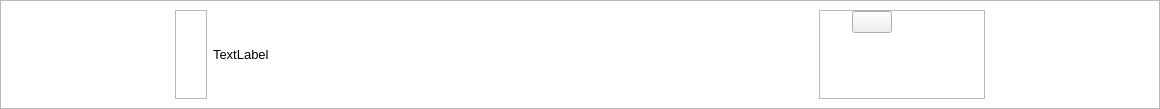
<?xml version="1.0" encoding="UTF-8"?>
<ui version="4.0">
 <class>output_form</class>
 <widget class="QWidget" name="output_form">
  <property name="geometry">
   <rect>
    <x>0</x>
    <y>0</y>
    <width>1160</width>
    <height>109</height>
   </rect>
  </property>
  <property name="windowTitle">
   <string>Form</string>
  </property>
  <property name="styleSheet">
   <string notr="true">#output_form {
	background: #ffffff;
}

#pushButton {
	border: none;
}</string>
  </property>
  <layout class="QGridLayout" name="gridLayout_3">
   <property name="leftMargin">
    <number>0</number>
   </property>
   <property name="topMargin">
    <number>0</number>
   </property>
   <property name="rightMargin">
    <number>0</number>
   </property>
   <property name="bottomMargin">
    <number>0</number>
   </property>
   <property name="spacing">
    <number>0</number>
   </property>
   <item row="0" column="0">
    <widget class="QFrame" name="frame">
     <property name="frameShape">
      <enum>QFrame::StyledPanel</enum>
     </property>
     <property name="frameShadow">
      <enum>QFrame::Raised</enum>
     </property>
     <layout class="QGridLayout" name="gridLayout_2">
      <item row="0" column="0">
       <spacer name="horizontalSpacer_2">
        <property name="orientation">
         <enum>Qt::Horizontal</enum>
        </property>
        <property name="sizeHint" stdset="0">
         <size>
          <width>158</width>
          <height>20</height>
         </size>
        </property>
       </spacer>
      </item>
      <item row="0" column="1">
       <widget class="QFrame" name="frame_2">
        <property name="frameShape">
         <enum>QFrame::StyledPanel</enum>
        </property>
        <property name="frameShadow">
         <enum>QFrame::Raised</enum>
        </property>
        <layout class="QVBoxLayout" name="verticalLayout">
         <property name="spacing">
          <number>0</number>
         </property>
         <property name="leftMargin">
          <number>0</number>
         </property>
         <property name="topMargin">
          <number>0</number>
         </property>
         <property name="rightMargin">
          <number>0</number>
         </property>
         <property name="bottomMargin">
          <number>0</number>
         </property>
         <item>
          <widget class="QLabel" name="label">
           <property name="minimumSize">
            <size>
             <width>30</width>
             <height>30</height>
            </size>
           </property>
           <property name="maximumSize">
            <size>
             <width>30</width>
             <height>30</height>
            </size>
           </property>
           <property name="text">
            <string/>
           </property>
           <property name="pixmap">
            <pixmap resource="resourse.qrc">:/static/icons/chatGTP.png</pixmap>
           </property>
           <property name="scaledContents">
            <bool>true</bool>
           </property>
           <property name="alignment">
            <set>Qt::AlignCenter</set>
           </property>
           <property name="wordWrap">
            <bool>false</bool>
           </property>
          </widget>
         </item>
         <item>
          <spacer name="verticalSpacer">
           <property name="orientation">
            <enum>Qt::Vertical</enum>
           </property>
           <property name="sizeHint" stdset="0">
            <size>
             <width>20</width>
             <height>54</height>
            </size>
           </property>
          </spacer>
         </item>
        </layout>
       </widget>
      </item>
      <item row="0" column="5">
       <spacer name="horizontalSpacer_3">
        <property name="orientation">
         <enum>Qt::Horizontal</enum>
        </property>
        <property name="sizeHint" stdset="0">
         <size>
          <width>158</width>
          <height>20</height>
         </size>
        </property>
       </spacer>
      </item>
      <item row="0" column="2">
       <widget class="QLabel" name="label_2">
        <property name="minimumSize">
         <size>
          <width>600</width>
          <height>0</height>
         </size>
        </property>
        <property name="font">
         <font>
          <pointsize>10</pointsize>
         </font>
        </property>
        <property name="text">
         <string>TextLabel</string>
        </property>
       </widget>
      </item>
      <item row="0" column="4">
       <widget class="QFrame" name="frame_3">
        <property name="frameShape">
         <enum>QFrame::StyledPanel</enum>
        </property>
        <property name="frameShadow">
         <enum>QFrame::Raised</enum>
        </property>
        <layout class="QGridLayout" name="gridLayout">
         <property name="leftMargin">
          <number>0</number>
         </property>
         <property name="topMargin">
          <number>0</number>
         </property>
         <property name="rightMargin">
          <number>0</number>
         </property>
         <property name="bottomMargin">
          <number>0</number>
         </property>
         <property name="spacing">
          <number>0</number>
         </property>
         <item row="2" column="0">
          <spacer name="verticalSpacer_2">
           <property name="orientation">
            <enum>Qt::Vertical</enum>
           </property>
           <property name="sizeHint" stdset="0">
            <size>
             <width>20</width>
             <height>40</height>
            </size>
           </property>
          </spacer>
         </item>
         <item row="0" column="0" rowspan="2" colspan="2">
          <widget class="QPushButton" name="pushButton">
           <property name="text">
            <string/>
           </property>
           <property name="icon">
            <iconset resource="resourse.qrc">
             <normaloff>:/static/icons/thumb_up.svg</normaloff>:/static/icons/thumb_up.svg</iconset>
           </property>
           <property name="iconSize">
            <size>
             <width>18</width>
             <height>18</height>
            </size>
           </property>
          </widget>
         </item>
         <item row="1" column="3">
          <spacer name="horizontalSpacer">
           <property name="orientation">
            <enum>Qt::Horizontal</enum>
           </property>
           <property name="sizeHint" stdset="0">
            <size>
             <width>41</width>
             <height>20</height>
            </size>
           </property>
          </spacer>
         </item>
         <item row="1" column="2">
          <widget class="QPushButton" name="pushButton_2">
           <property name="text">
            <string/>
           </property>
           <property name="icon">
            <iconset resource="resourse.qrc">
             <normaloff>:/static/icons/thumb_down.svg</normaloff>:/static/icons/thumb_down.svg</iconset>
           </property>
           <property name="iconSize">
            <size>
             <width>18</width>
             <height>18</height>
            </size>
           </property>
          </widget>
         </item>
        </layout>
       </widget>
      </item>
     </layout>
    </widget>
   </item>
  </layout>
 </widget>
 <resources>
  <include location="resourse.qrc"/>
 </resources>
 <connections/>
</ui>
